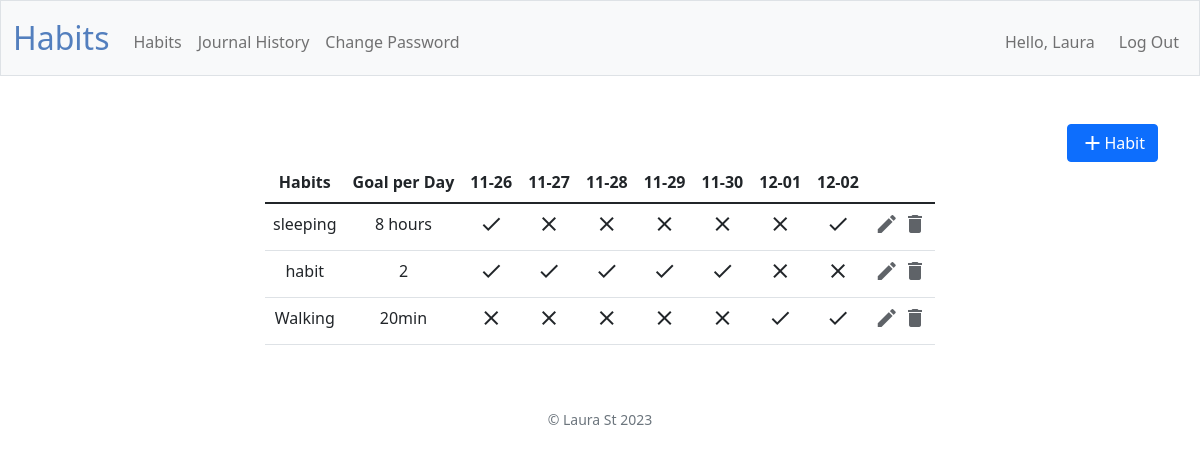
Page /habits (signed in) on the committed database.
### tables this page shows
CREATE TABLE "users" (
    id INTEGER PRIMARY KEY AUTOINCREMENT,
    username TEXT NOT NULL UNIQUE,
    hash TEXT NOT NULL
);

CREATE TABLE habits (
    habit_id INTEGER PRIMARY KEY AUTOINCREMENT,
    user_id INTEGER,
    name TEXT NOT NULL,
    rule TEXT NOT NULL,
    created_at DATE DEFAULT (DATE('now')),
    FOREIGN KEY (user_id) REFERENCES users(id)
);

### app.py (the view)
@app.route("/habits", methods=["GET"])
@login_required
def get_habits():
    habits = habit_service.get_habits(session.get("user_id"))
    dates = habit_service.get_dates()
    return render_template("habits.html", habits=habits, dates=dates)

### app.py (called while the page is built)
@app.after_request
def after_request(response):
    response.headers["Cache-Control"] = "no-cache, no-store, must-revalidate"
    response.headers["Expires"] = 0
    response.headers["Pragma"] = "no-cache"
    return response

@app.context_processor
def inject_user():
    user_id = session.get("user_id")
    if user_id:
        result = user_service.get_user_details(user_id)
        user = result["res"]
        return {"username": user["username"]}
    return {}

### database.py (called while the page is built)
def get_habits(user_id):
    return db.execute("SELECT * FROM habits WHERE user_id = ?", user_id)

def get_completions(habit_id, start_date, end_date):
    return db.execute(
        "SELECT date_completed FROM completions WHERE habit_id = ? AND date_completed BETWEEN ? AND ?",
        habit_id, start_date, end_date
    )

def get_user(user_id):
    return db.execute("SELECT * FROM users WHERE id = ?", user_id)

### habit_service.py (called while the page is built)
def get_habits(user_id):
    habits = database.get_habits(user_id)
    return get_habits_with_completions(habits)

def get_habits_with_completions(habits):
    today = datetime.now().date()
    start_date = today - timedelta(days=DAYS_BEFORE_TODAY)
    for habit in habits:
        completions = database.get_completions(habit["habit_id"], start_date, today)
        habit["completions"] = [comp["date_completed"] for comp in completions]
    return habits

def get_dates():
    today = datetime.now().date()
    return [(today + timedelta(days=i)).strftime("%Y-%m-%d") for i in range(-DAYS_BEFORE_TODAY, 1)]

### helpers.py (called while the page is built)
def login_required(f):
    @wraps(f)
    def decorated_function(*args, **kwargs):
        if session.get("user_id") is None:
            return redirect("/login")
        return f(*args, **kwargs)
    return decorated_function

def success(obj=None):
    return {"success": True, "res": obj}

### user_service.py (called while the page is built)
def get_user_details(user_id):
    rows = database.get_user(user_id)
    user = rows[0]
    if not user:
        fail()
    return success(user)

### templates/habits.html (shortened to what this page needs)
{% extends "layout.html" %}
{% block main %}
<div class="d-flex justify-content-end">
    <a href="/add-habit" class="btn btn-primary">
        <span class="material-icons">add</span> Habit
    </a>
</div>
<table class="table mx-auto w-auto">
    <thead>
        <tr>
            <th>Habits</th>
            <th>Goal per Day</th>
            {% for date in dates %}
            <th>{{ date.split("-")[1] }}-{{ date.split("-")[2] }}</th>
            {% endfor %}
            <th></th>
        </tr>
    </thead>
    <tbody>
        {% for habit in habits %}
        <tr>
            <td>{{habit.name}}</td>
            <td>{{habit.rule}}</td>
            {% for date in dates %}
            <td>
                {% if date in habit.completions %}
                <span id="habit-{{ habit.habit_id }}-date-{{ date }}" class="material-icons clickable"
                    onclick="toggleCompletion('{{ habit.habit_id }}', '{{ date }}' , false)">done</span>
                {% else %}
                <span id="habit-{{ habit.habit_id }}-date-{{ date }}" class="material-icons clickable"
                    onclick="toggleCompletion('{{ habit.habit_id }}', '{{ date }}', true)">clear</span>
                {% endif %}
            </td>
            {% endfor %}
            <td>
                <a href=" /edit-habit/{{ habit.habit_id }}" class="icon-link"><span
                        class="material-icons grey_color">edit</span></a>
                <a href="javascript:void(0)" onclick="deleteHabit('{{ habit.habit_id }}')" class="icon-link">
                    <span class="material-icons grey_color">delete</span>
                </a>
            </td>
        </tr>
        {% endfor %}
    </tbody>
</table>
{% endblock %}

### templates/layout.html (shortened to what this page needs)
<!DOCTYPE html>
<html lang="en">
<head>
    <link href="https://cdn.jsdelivr.net/npm/bootstrap@5.1.3/dist/css/bootstrap.min.css"
 rel="stylesheet">
    <link href="/static/styles.css" rel="stylesheet">
</head>
<body>
    <nav class="bg-light border navbar navbar-expand-md navbar-light">
        <div class="container-fluid">
            <a class="navbar-brand" href="/"><span class="blue">Habits</span></a>
            <div class="collapse navbar-collapse" id="navbar">
                {% if session["user_id"] %}
                <ul class="navbar-nav me-auto mt-2">
                    <li class="nav-item"><a class="nav-link" href="/habits">Habits</a></li>
                    <li class="nav-item"><a class="nav-link" href="/journal-history">Journal History</a></li>
                    <li class="nav-item"><a class="nav-link" href="/change-password">Change Password</a></li>
                </ul>
                <ul class="navbar-nav ms-auto mt-2">
                    <li class="nav-item navbar-text me-3">Hello, {{ username }}</li>
                    <li class="nav-item"><a class="nav-link" href="/logout">Log Out</a></li>
                </ul>
                {% else %}
                <ul class="navbar-nav ms-auto mt-2">
                    <li class="nav-item"><a class="nav-link" href="/register">Register</a></li>
                    <li class="nav-item"><a class="nav-link" href="/login">Log In</a></li>
                </ul>
                {% endif %}
            </div>
        </div>
    </nav>
    <main class="container py-5 text-center">
        {% block main %}{% endblock %}
    </main>
    <footer class="mb-5 small text-center text-muted">
        &copy; Laura St <span id="year"></span>
    </footer>
</body>
</html>

### static/styles.css (style rules this page uses)
nav .navbar-brand { font-size: xx-large; }
nav .navbar-brand .blue { color: #537fbe; }
.grey_color { color: #5f6368; }
.clickable { cursor: pointer; }
.btn { display: inline-flex; align-items: center; justify-content: center; }

### rows in the picture
users: username "Laura"
habits: name "sleeping", rule "8 hours"
habits: name "habit", rule "2"
habits: name "Walking", rule "20min"

### other values in the picture
{{ date.split("-")[1] }} "11" "11" "11" "11" "11" "12" "12"
{{ date.split("-")[2] }} "26" "27" "28" "29" "30" "01" "02"
